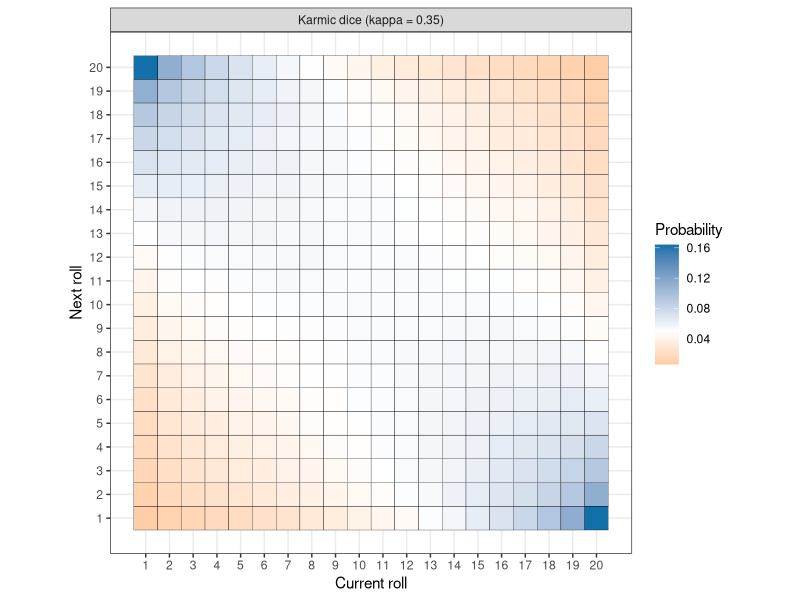

Generate this figure with R:
## ---- chunk 1
#| echo: false
rm(list = ls())
karmic_score <- function(n, kappa) {
  sigma <- sqrt(1 / (1 - kappa^2))
  latent_score <- numeric(n)
  latent_score[1] <- rnorm(1, 0, sigma)
  for (i in 1:(n - 1)) {
    latent_score[i + 1] <- -kappa * latent_score[i] + rnorm(1, 0, 1)
  }
  latent_score
}
## ---- chunk 2
#| echo: false
karmic_dice <- function(n, kappa) {
  sigma <- sqrt(1 / (1 - kappa^2))
  latent_score <- karmic_score(n, kappa)
  ceiling(20 * pnorm(latent_score, 0, sigma))
}
## ---- chunk 3
#| echo: false
set.seed(50)
karmic_dice(n = 100, kappa = 0)
## ---- chunk 4
#| echo: false
set.seed(60)
karmic_dice(n = 100, kappa = 0.35)
## ---- chunk 5
karmic_score <- function(n, kappa) {
  sigma <- sqrt(1 / (1 - kappa^2))
  latent_score <- numeric(n)
  
  # First latent karma Y_1
  latent_score[1] <- rnorm(1, 0, sigma)
  
  # Generation of the latent karma values Y_2,...,Y_n
  for (t in 1:(n - 1)) {
    latent_score[t + 1] <- -kappa * latent_score[t] + rnorm(1, 0, 1)
  }
  
  return(latent_score)
}
## ---- chunk 6
karmic_dice <- function(n, kappa) {
  sigma <- sqrt(1 / (1 - kappa^2))
  
  # Generate the latent scores
  latent_score <- karmic_score(n, kappa)
  # Convert the latent scores into integers between 1 and 20
  dice_results <- ceiling(20 * pnorm(latent_score, 0, sigma))
  return(dice_results)
}
## ---- chunk 7
karmic_dice(n = 30, kappa = 0.35)
## ---- chunk 8
karmic_dice(n = 30, kappa = 0.35)
## ---- chunk 9
#| cache: true
#| echo: false
table(karmic_dice(10^6, kappa = 0.35)) / 10^6
## ---- chunk 10
#| cache: true
#| echo: false
n <- 5 * 10^6
kappa <- c(0, 0.35, 0.55)
sim1 <- karmic_dice(n = n, kappa = kappa[1])
sim2 <- karmic_dice(n = n, kappa = kappa[2])
sim3 <- karmic_dice(n = n, kappa = kappa[3])

tab1 <- table(sim1[1:(n - 1)], sim1[2:n])
tab1 <- tab1 / rowSums(tab1)

tab2 <- table(sim2[1:(n - 1)], sim2[2:n])
tab2 <- tab2 / rowSums(tab2)

tab3 <- table(sim3[1:(n - 1)], sim3[2:n])
tab3 <- tab3 / rowSums(tab3)
## ---- chunk 11
#| echo: false
library(ggplot2)
df <- rbind(data.frame(reshape2::melt(tab2), kappa = "Karmic dice (kappa = 0.35)"))
ggplot(df, aes(x = Var1, y = Var2, fill = value)) +
  geom_tile(color = "black") +
  scale_fill_gradient2(low = "#fc7d0b", high = "#1170aa", midpoint = 0.05, mid = "white") +
  coord_fixed() +
  facet_grid(. ~ kappa) +
  scale_x_continuous(breaks = 1:20, minor_breaks = NULL) +
  scale_y_continuous(breaks = 1:20, minor_breaks = NULL) +
  theme_bw() +
  guides(fill = guide_colourbar(title = "Probability")) +
  xlab("Current roll") +
  ylab("Next roll")
